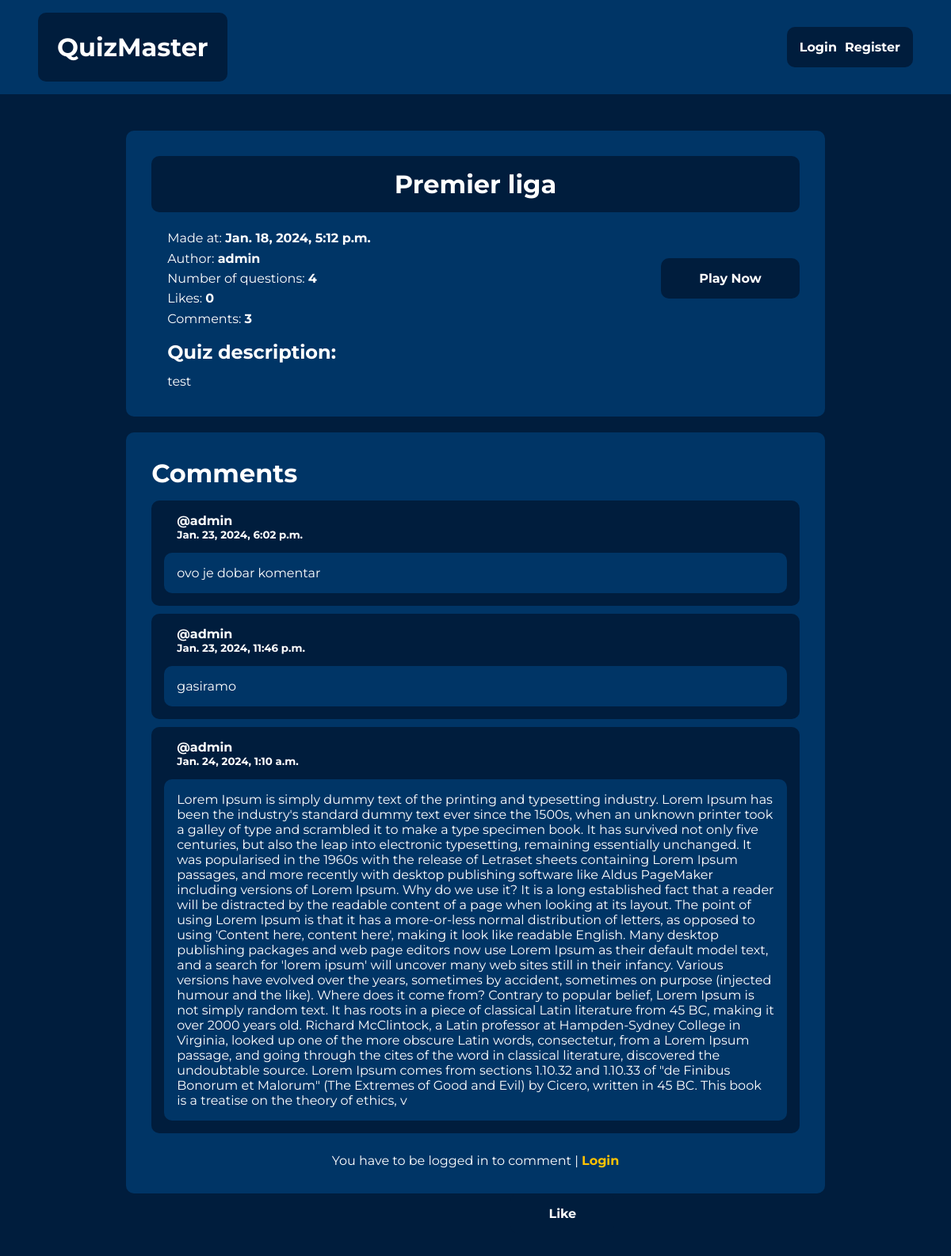
The page /quiz/2/ on the database as committed earlier.
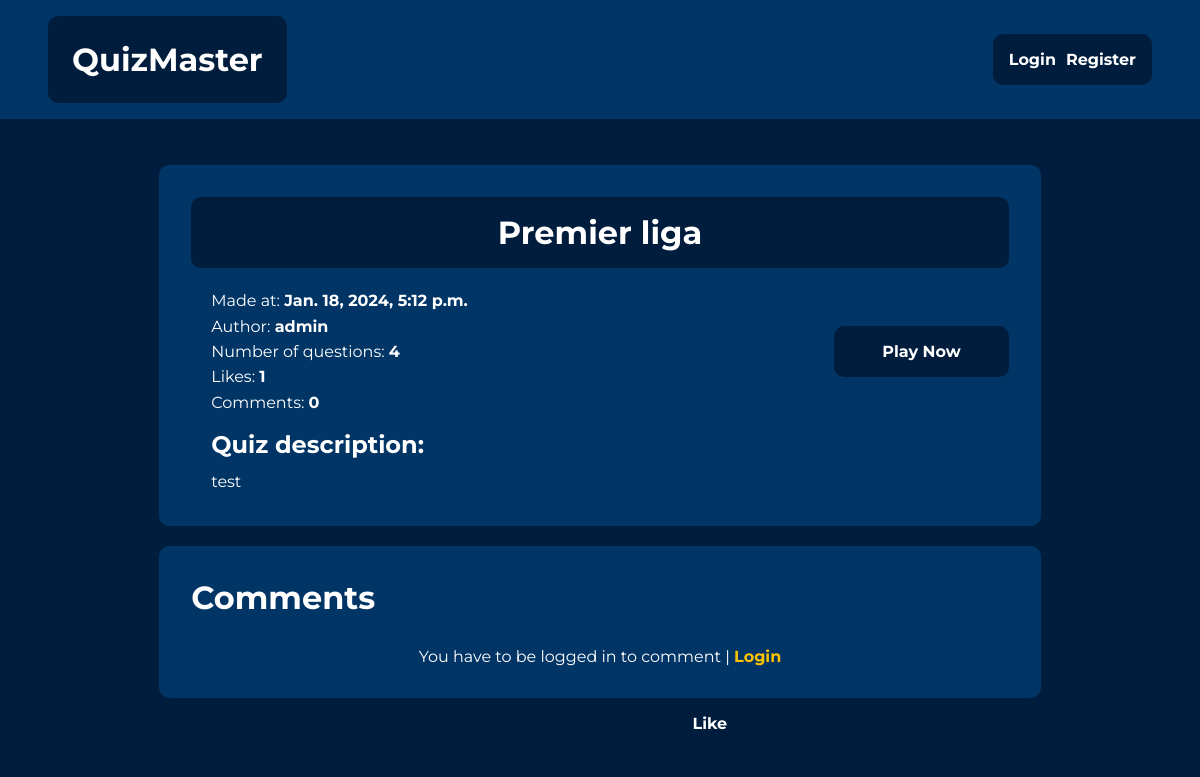
The same page on the database as committed later.
### quiz/models.py (models this page shows, shortened)
class Quiz(models.Model):
    quiz_name = models.CharField(max_length=200, blank=False)
    pub_date = models.DateTimeField("date published", auto_now_add=True)
    description = models.TextField(blank=False)
    author = models.ForeignKey(User, on_delete=models.CASCADE)

class Comment(models.Model):
    comment_text = models.TextField(blank=False)
    pub_date = models.DateTimeField("date published", auto_now_add=True)
    quiz = models.ForeignKey(Quiz, on_delete=models.CASCADE, related_name='comments')
    user = models.ForeignKey(User, on_delete=models.CASCADE)

### quiz/views.py (the view)
# urls.py: path('<int:quiz_id>/', views.detail, name="detail"),
def detail(request, quiz_id):
    context = {}
    quiz = get_object_or_404(Quiz,pk=quiz_id)
    context = {
        "quiz": quiz
    }
    return render(request, 'quiz/quiz_detail.html', context)

### quiz/templates/quiz/quiz_detail.html (shortened to what this page needs)
{% extends "quiz/base.html" %}
{% block content %}
<div class="quiz-detail-layout">
    <div class="quiz-detail-heading">
        <h1>{{ quiz.quiz_name }}</h1>
    </div>
    <div class="quiz-detail-info">
        <p>Made at: <span style="font-weight: bold;">{{ quiz.pub_date }}</span></p>
        <p>Author: <span style="font-weight: bold;">{{ quiz.author }}</span></p>
        <p>Number of questions: <span style="font-weight: bold;">{{ quiz.question_set.count }}</span></p>
        <p>Likes: <span style="font-weight: bold;">{{ quiz.likes.count }}</span></p>
        <p>Comments: <span style="font-weight: bold;">{{ quiz.comments.count }}</span></p>
    </div>
    <div class="detail-button-div">
        <a href="/">
            <button class="list-item-button">Play Now</button>
        </a>
    </div>
    <div class="quiz-detail-desc">
        <h2 class="quiz-desc-heading">Quiz description: </h2>
        <p>{{ quiz.description }}</p>
    </div>
</div>
<div class="comments-layout">
    <h1 class="comments-heading">Comments</h1>
    <div class="comments-container">
        {% for comment in quiz.comments.all %}
            <div class="comment-item">
                <div class="comment-item-header">
                    <p>@{{ comment.user.username }}</p>
                    <p class="comment-date">{{ comment.pub_date }}</p>
                </div>
                <div class="comment-item-content">
                    <p>{{ comment.comment_text }}</p>
                </div>
            </div>
        {% endfor %}
    </div>
    {% if request.user.is_authenticated %}
        <form action="{% url 'quiz:post_comment' quiz.id %} " method="post" class="comment-form">
            {% csrf_token %}
            <input id="comment_text" name="comment_text" type="text" placeholder="Enter your comment here">
            <div class="comment-btn-div">
                <button type="submit" class="list-item-button">Submit</button>
            </div>
        </form>
    {% else %}
        <p class="comment-login">You have to be logged in to comment |
            <a href="{% url 'login' %}">Login</a>
        </p>
    {% endif %}
</div>
<div class="detail-button-div">
    <form method="post" action="{% url 'quiz:like' quiz.id %}">
        <button type="submit" class="list-item-button">Like</button>
    </form>
</div>
{% endblock content %}

### quiz/templates/quiz/base.html (shortened to what this page needs)
{% load static %}
<html>
    <head>
        <link rel="stylesheet" href="{% static 'quiz/css/base.css' %}">
        <link rel="stylesheet" href="{% static 'quiz/css/home.css' %}">
        <link rel="stylesheet" href="{% static 'quiz/css/quiz_list.css' %}">
        <link rel="stylesheet" href="{% static 'quiz/css/quiz_detail.css' %}">
        <link rel="stylesheet" href="{% static 'quiz/css/quiz_create.css' %}">
        <link rel="stylesheet" href="{% static 'quiz/css/quiz_edit.css' %}">
        <link rel="stylesheet" href="{% static 'registration/css/registration.css' %}">
    </head>
    <body>
        <header class="header">
            <div class="header-brand">
                <h1>
                    <a href="/" class="home-link">QuizMaster</a>
                </h1>
            </div>
            <nav class="header-nav">
                {% if request.user.is_authenticated %}
                    <p class="nav-username">User:
                        <span class="user-span">{{ request.user.username }}</span>
                    </p>
                    <form method="post" action="{% url 'logout' %}" class="logout-form">
                        {% csrf_token %}
                        <button type="submit">Logout</button>
                    </form>
                {% else %}
                    <a href="{% url 'quiz:login_user' %}" class="login-link">
                        Login
                    </a>
                    <a href="{% url 'quiz:register_user' %}" class="login-link">
                        Register
                    </a>
                {% endif %}
            </nav>
        </header>
        <div class="main-content">
            {% block content %}
            {% endblock %}
        </div>
    </body>
</html>

### quiz/static/quiz/css/base.css (style rules this page uses)
body, html { margin: 0; padding: 0; height: 100%; font-family: 'Montserrat', sans-serif; background: #001D3D; }
button, input { font-family: 'Montserrat', sans-serif; }
p, h1, h2, h3, h4, h5, h6 { margin: 0; padding: 0; }
a { text-decoration: none; }
.header { display: flex; flex-basis: 100%; justify-content: space-between; align-items: center; padding: 1em 3em; background-color: #003566; }
.header-brand { color: white; background-color: #001D3D; border-radius: 10px; padding: 1.5em; }
.home-link { color: white; }
.login-link:first-of-type { margin-right: 10px; }
.login-link { color: white; font-weight: bold; }
.header-nav { display: flex; align-items: center; background-color: #001D3D; border-radius: 10px; padding: 1em; color: white; }
.main-content { display: flex; justify-content: center; align-items: center; flex-wrap: wrap; padding: 1em; }

### quiz/static/quiz/css/quiz_list.css (style rules this page uses)
.list-item-button { padding: 1em 3em; border: none; cursor: pointer; background-color: #001D3D; color: white; border-radius: 10px; font-weight: bold; font-size: medium; }

### quiz/static/quiz/css/quiz_detail.css (style rules this page uses)
.quiz-detail-layout { flex-basis: 70%; display: flex; justify-content: center; align-items: center; flex-wrap: wrap; padding: 2em; margin-top: 30px; border-radius: 10px; color: white; background: #003566; }
.quiz-detail-info { flex-basis: 70%; display: flex; flex-wrap: wrap; justify-content: flex-start; align-items: center; }
.detail-button-div { flex-basis: 30%; display: flex; justify-content: flex-end; align-items: center; }
.quiz-detail-heading { flex-basis: 100%; margin-bottom: 20px; background: #001D3D; border-radius: 10px; }
.quiz-detail-heading h1 { padding: 0.5em 0; text-align: center; }
.quiz-desc-heading { flex-basis: 100%; margin-bottom: 10px; padding: 0 20px; }
.quiz-detail-info p { flex-basis: 100%; padding: 0.2em 20px; }
.quiz-detail-desc { flex-basis: 100%; margin-top: 15px; }
.quiz-detail-desc p { padding: 0.2em 20px; }
.comments-layout { flex-basis: 70%; background: #003566; padding: 2em; border-radius: 10px; margin-top: 20px; display: flex; flex-wrap: wrap; justify-content: center; align-items: center; }
.comments-heading { color: white; flex-basis: 100%; margin-bottom: 15px; }
.comment-login { color: white; width: 100%; text-align: center; margin-top: 15px; }
.comment-login a { font-weight: bold; color: #FFC300; }

Rows that differ between the two databases and show on the page:
removed Comment: user.username "admin", pub_date "Jan. 23, 2024, 6:02 p.m.", comment_text "ovo je dobar komentar"
removed Comment: user.username "admin", pub_date "Jan. 23, 2024, 11:46 p.m.", comment_text "gasiramo"
removed Comment: user.username "admin", pub_date "Jan. 24, 2024, 1:10 a.m.", comment_text "Lorem Ipsum is simply dummy text of the printing and typesetting industry. Lorem Ipsum has been the industry's standard dummy text ever since the 1500s, when an unknown printer took a galley of type and scrambled it to make a type specimen book. It has survived not only five centuries, but also the leap into electronic typesetting, remaining essentially unchanged. It was popularised in the 1960s with the release of Letraset sheets containing Lorem Ipsum passages, and more recently with desktop publishing software like Aldus PageMaker including versions of Lorem Ipsum. Why do we use it? It is a long established fact that a reader will be distracted by the readable content of a page when…"
computed for Quiz "Premier liga": likes.count "0" → "1"; comments.count "3" → "0"
